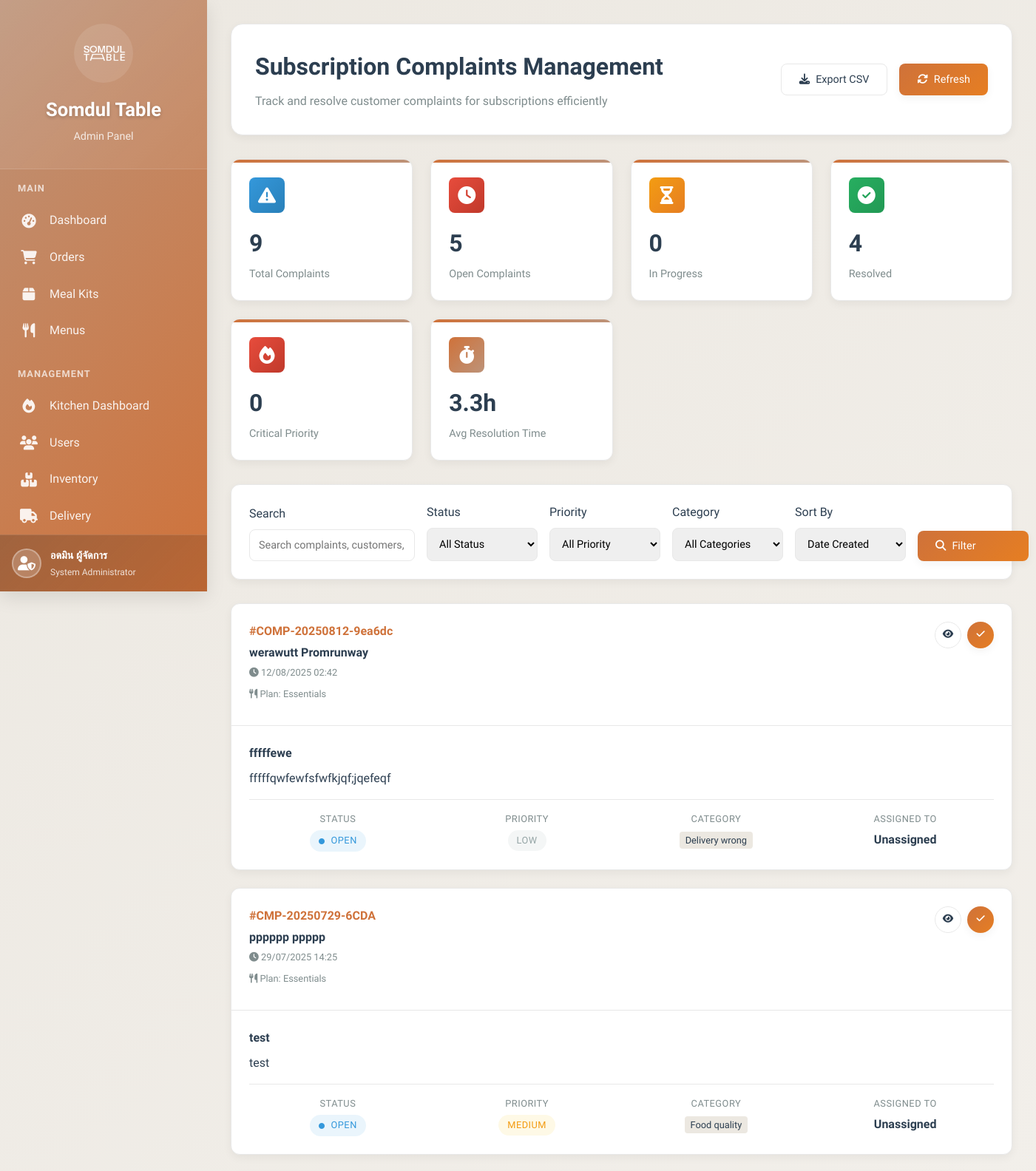
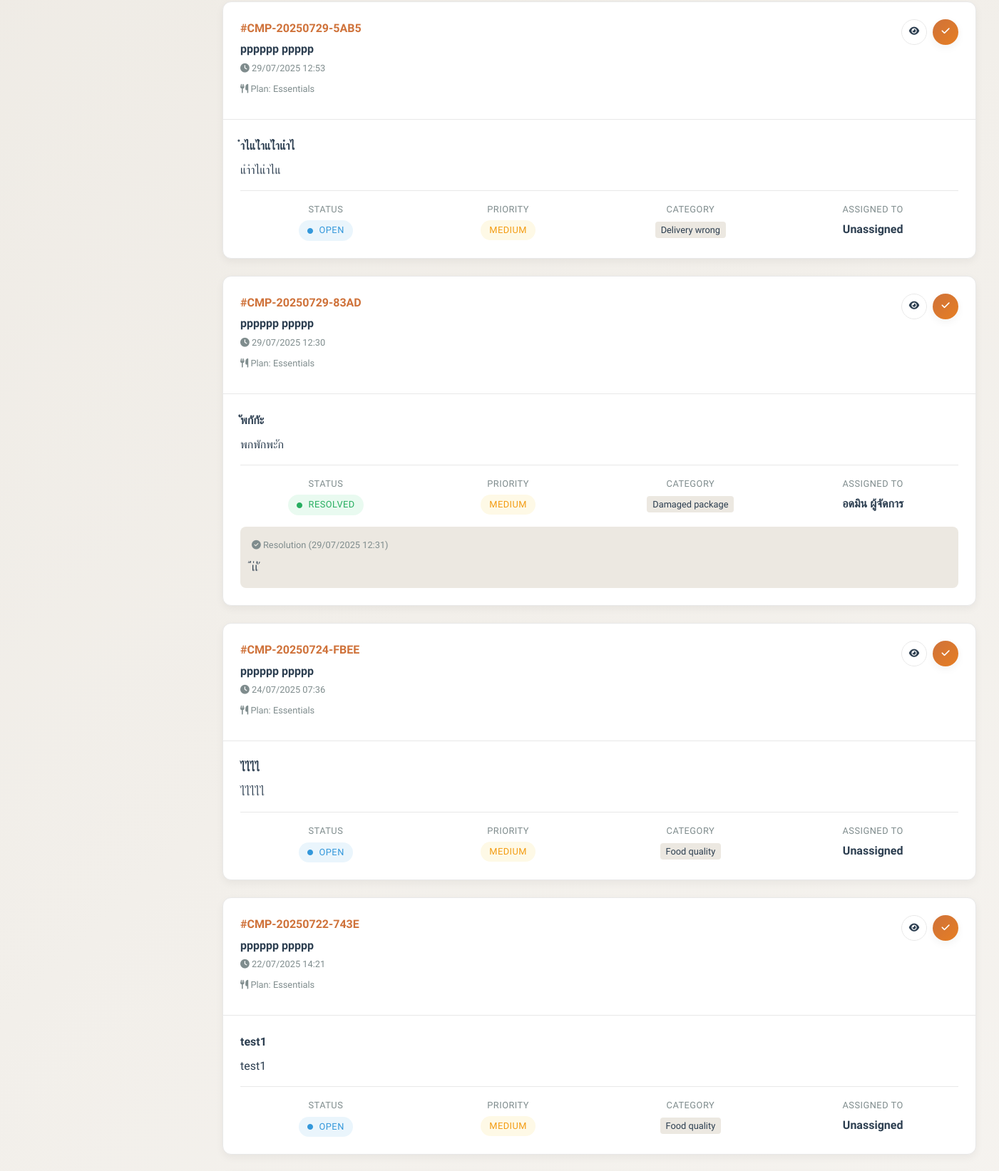
The app's page /KruaThai/admin/complaints.php (signed in, upper part) with its own data (2 pictures, top to bottom).
### tables this page shows
CREATE TABLE `complaints` (
  `id` char(36) NOT NULL,
  `complaint_number` varchar(20) NOT NULL,
  `user_id` char(36) NOT NULL,
  `subscription_id` char(36) DEFAULT NULL,
  `category` enum('food_quality','delivery_late','delivery_wrong','missing_items','damaged_package','customer_service','billing','other') NOT NULL,
  `priority` enum('low','medium','high','critical') DEFAULT 'medium',
  `title` varchar(200) NOT NULL,
  `description` text NOT NULL,
  `expected_resolution` text,
  `attachments` longtext,
  `photos` longtext,
  `status` enum('open','in_progress','resolved','closed','escalated') DEFAULT 'open',
  `assigned_to` char(36) DEFAULT NULL,
  `resolution` text,
  `resolution_date` timestamp NULL DEFAULT NULL,
  `last_contact_date` timestamp NULL DEFAULT NULL,
  `follow_up_required` tinyint(1) DEFAULT '0',
  `customer_satisfaction_rating` tinyint(4) DEFAULT NULL,
  `created_at` timestamp NOT NULL DEFAULT CURRENT_TIMESTAMP,
  `updated_at` timestamp NOT NULL DEFAULT CURRENT_TIMESTAMP ON UPDATE CURRENT_TIMESTAMP
);

CREATE TABLE `subscription_plans` (
  `id` char(36) NOT NULL,
  `name` varchar(100) NOT NULL,
  `name_thai` varchar(100) DEFAULT NULL,
  `description` text,
  `plan_type` enum('weekly','monthly','custom') NOT NULL,
  `meals_per_week` int(11) NOT NULL,
  `weeks_duration` int(11) DEFAULT '4',
  `base_price` decimal(8,2) NOT NULL,
  `discount_percentage` decimal(5,2) DEFAULT '0.00',
  `final_price` decimal(8,2) NOT NULL,
  `features` longtext,
  `max_skips_per_week` int(11) DEFAULT '2',
  `advance_ordering_days` int(11) DEFAULT '7',
  `is_active` tinyint(1) DEFAULT '1',
  `is_popular` tinyint(1) DEFAULT '0',
  `sort_order` int(11) DEFAULT '0',
  `created_at` timestamp NOT NULL DEFAULT CURRENT_TIMESTAMP,
  `updated_at` timestamp NOT NULL DEFAULT CURRENT_TIMESTAMP ON UPDATE CURRENT_TIMESTAMP
);

### KruaThai/admin/complaints.php (the view, shortened to what the rows shown need)
<?php
require_once '../config/database.php';
try {
    $sortBy = $_GET['sort'] ?? 'created_at';
    $whereConditions = ['1=1'];
    $params = [];
    $whereClause = implode(' AND ', $whereConditions);
    $stmt = $pdo->prepare("
        SELECT c.*,
               CONCAT(u.first_name, ' ', u.last_name) as customer_name,
               u.email as customer_email,
               s.start_date as subscription_start,
               s.status as subscription_status,
               sp.name as plan_name,
               sp.plan_type,
               CONCAT(assigned.first_name, ' ', assigned.last_name) as assigned_name
        FROM complaints c
        JOIN users u ON c.user_id = u.id
        LEFT JOIN subscriptions s ON c.subscription_id = s.id
        LEFT JOIN subscription_plans sp ON s.plan_id = sp.id
        LEFT JOIN users assigned ON c.assigned_to = assigned.id
        WHERE $whereClause
        ORDER BY c.$sortBy DESC
        LIMIT 50
    ");
    $stmt->execute($params);
    $complaints = $stmt->fetchAll(PDO::FETCH_ASSOC);
} catch (Exception $e) {
    $complaints = [];
    $stats = ['total_complaints' => 0, 'open_complaints' => 0, 'in_progress_complaints' => 0, 'resolved_complaints' => 0, 'critical_complaints' => 0, 'avg_resolution_time_hours' => 0];
    $adminUsers = [];
    error_log("Complaints error: " . $e->getMessage());
}
?>
<!DOCTYPE html>
<html lang="en">
<head>
    <link href="https://cdnjs.cloudflare.com/ajax/libs/font-awesome/6.4.0/css/all.min.css" rel="stylesheet">
</head>
<body>
        <div class="main-content">
            <div class="page-header">
                <div class="header-content">
                    <div>
                        <h1 class="page-title">Subscription Complaints Management</h1>
                    </div>
                </div>
            </div>
            <div class="complaints-grid">
                <?php if (empty($complaints)): ?>
                    <div class="text-center" style="padding: 3rem; color: var(--text-gray);">
                        <i class="fas fa-inbox" style="font-size: 3rem; margin-bottom: 1rem; opacity: 0.3;"></i>
                        <h3>No Complaints Found</h3>
                        <p>No complaints match your current filters.</p>
                    </div>
                <?php else: ?>
                    <?php foreach ($complaints as $complaint): ?>
                        <div class="complaint-card">
                            <div class="complaint-header">
                                <div class="complaint-meta">
                                    <div class="complaint-number">#<?php echo htmlspecialchars($complaint['complaint_number']); ?></div>
                                    <div class="complaint-customer"><?php echo htmlspecialchars($complaint['customer_name']); ?></div>
                                    <div class="complaint-date">
                                        <i class="fas fa-clock"></i>
                                        <?php echo date('d/m/Y H:i', strtotime($complaint['created_at'])); ?>
                                    </div>
                                    <?php if ($complaint['plan_name']): ?>
                                        <div class="complaint-date">
                                            <i class="fas fa-utensils"></i>
                                            Plan: <?php echo htmlspecialchars($complaint['plan_name']); ?>
                                        </div>
                                    <?php endif; ?>
                                </div>
                                <div class="complaint-actions">
                                    <button type="button" class="btn btn-sm btn-secondary btn-icon"
                                            onclick="viewComplaint('<?php echo $complaint['id']; ?>')"
                                            title="View Details">
                                        <i class="fas fa-eye"></i>
                                    </button>
                                    <button type="button" class="btn btn-sm btn-primary btn-icon"
                                            onclick="resolveComplaint('<?php echo $complaint['id']; ?>')"
                                            title="Add Resolution">
                                        <i class="fas fa-check"></i>
                                    </button>
                                </div>
                            </div>
                            <div class="complaint-body">
                                <div class="complaint-title"><?php echo htmlspecialchars($complaint['title']); ?></div>
                                <div class="complaint-content">
                                    <?php echo nl2br(htmlspecialchars(substr($complaint['description'], 0, 200))); ?>
                                </div>
                                <div class="complaint-details">
                                    <div class="complaint-detail">
                                        <div class="complaint-detail-label">Status</div>
                                        <div class="complaint-detail-value">
                                            <span class="status-badge status-<?php echo $complaint['status']; ?>">
                                                <i class="fas fa-circle" style="font-size: 0.5rem;"></i>
                                                <?php echo ucfirst(str_replace('_', ' ', $complaint['status'])); ?>
                                            </span>
                                        </div>
                                    </div>
                                    <div class="complaint-detail">
                                        <div class="complaint-detail-label">Priority</div>
                                        <div class="complaint-detail-value">
                                            <span class="status-badge priority-<?php echo $complaint['priority']; ?>">
                                                <?php echo ucfirst($complaint['priority']); ?>
                                            </span>
                                        </div>
                                    </div>
                                    <div class="complaint-detail">
                                        <div class="complaint-detail-label">Category</div>
                                        <div class="complaint-detail-value">
                                            <span class="category-badge">
                                                <?php echo ucfirst(str_replace('_', ' ', $complaint['category'])); ?>
                                            </span>
                                        </div>
                                    </div>
                                    <div class="complaint-detail">
                                        <div class="complaint-detail-label">Assigned To</div>
                                        <div class="complaint-detail-value">
                                            <?php echo $complaint['assigned_name'] ?: 'Unassigned'; ?>
                                        </div>
                                    </div>
                                </div>
                                <?php if ($complaint['resolution']): ?>
                                    <div class="resolution">
                                        <div class="resolution-header">
                                            <i class="fas fa-check-circle"></i>
                                            Resolution (<?php echo date('d/m/Y H:i', strtotime($complaint['resolution_date'])); ?>)
                                        </div>
                                        <div class="resolution-content">
                                            <?php echo nl2br(htmlspecialchars($complaint['resolution'])); ?>
                                        </div>
                                    </div>
                                <?php endif; ?>
                            </div>
                        </div>
                    <?php endforeach; ?>
                <?php endif; ?>
            </div>
        </div>
</body>
</html>

### records on screen
complaints: complaint_number "COMP-20250812-9ea6dc", customer_name "werawutt Promrunway", created_at "12/08/2025 02:42", subscription_plans.name "Essentials", title "fffffewe", description "fffffqwfewfsfwfkjqf;jqefeqf", status "OPEN", priority "LOW", category "Delivery wrong", assigned_name "Unassigned"
complaints: complaint_number "CMP-20250729-6CDA", customer_name "pppppp ppppp", created_at "29/07/2025 14:25", subscription_plans.name "Essentials", title "test", description "test", status "OPEN", priority "MEDIUM", category "Food quality", assigned_name "Unassigned"
complaints: complaint_number "CMP-20250729-5AB5", customer_name "pppppp ppppp", created_at "29/07/2025 12:53", subscription_plans.name "Essentials", title "ำไแไำแไำแำไ", description "แำำไแำไแ", status "OPEN", priority "MEDIUM", category "Delivery wrong", assigned_name "Unassigned"
complaints: complaint_number "CMP-20250729-83AD", customer_name "pppppp ppppp", created_at "29/07/2025 12:30", subscription_plans.name "Essentials", title "ัพกักัะ", description "พกพักพะัก", status "RESOLVED", priority "MEDIUM", category "Damaged package", assigned_name "อดมิน ผู้จัดการ", resolution_date "29/07/2025 12:31", resolution "่้เ่เ่ั"
complaints: complaint_number "CMP-20250724-FBEE", customer_name "pppppp ppppp", created_at "24/07/2025 07:36", subscription_plans.name "Essentials", title "ไไไไ", description "ไไไไไ", status "OPEN", priority "MEDIUM", category "Food quality", assigned_name "Unassigned"
complaints: complaint_number "CMP-20250722-743E", customer_name "pppppp ppppp", created_at "22/07/2025 14:21", subscription_plans.name "Essentials", title "test1", description "test1", status "OPEN", priority "MEDIUM", category "Food quality", assigned_name "Unassigned"

### other values on screen
$_SESSION['user_name'] "อดมิน ผู้จัดการ"
$stats['total_complaints'] "9"
$stats['open_complaints'] "5"
$stats['in_progress_complaints'] "0"
$stats['resolved_complaints'] "4"
$stats['critical_complaints'] "0"
$stats['avg_resolution_time_hours'] "3.3"
